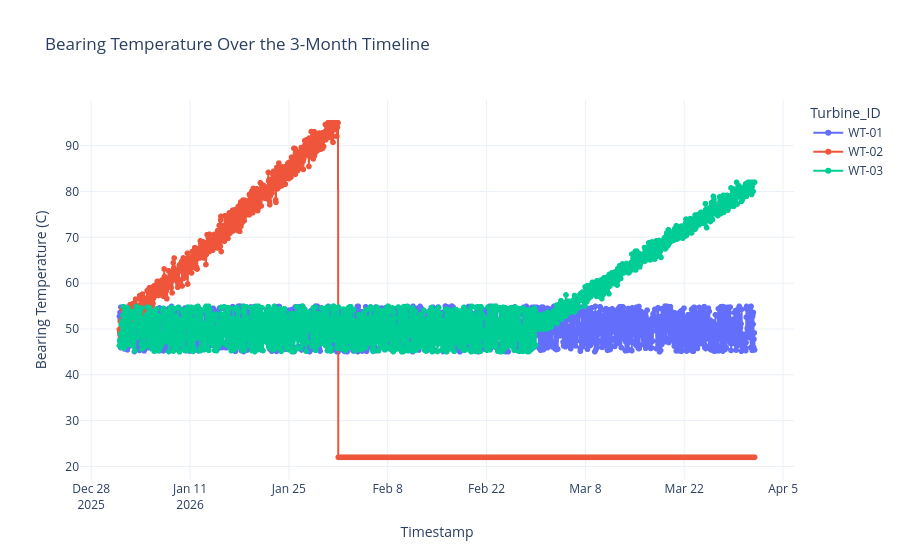

Notebook code cell kept with this figure:
### Code cell
temperature_df = df.sort_values(['Turbine_ID', 'Timestamp']).copy()

fig = px.line(
    temperature_df,
    x='Timestamp',
    y='Bearing_Temperature_C',
    color='Turbine_ID',
    markers=True,
    title='Bearing Temperature Over the 3-Month Timeline',
    hover_data={'Vibration_mm_s': True, 'RPM': True, 'Grid_Priority': True},
)
fig.update_layout(template='plotly_white', xaxis_title='Timestamp', yaxis_title='Bearing Temperature (C)')
fig

### Figure 1 — Plotly figure (JSON) as saved in the notebook; plotly's stock layout.template omitted (floating-point values rounded to 4 significant figures; data arrays with more than 128 entries replaced by an {"elided": "..."} marker saying what was removed)
{"data": [{"customdata": {"elided": "2160x3 mixed values"}, "hovertemplate": "Turbine_ID=WT-01<br>Timestamp=%{x}<br>Bearing_Temperature_C=%{y}<br>Vibration_mm_s=%{customdata[0]}<br>RPM=%{customdata[1]}<br>Grid_Priority=%{customdata[2]}<extra></extra>", "legendgroup": "WT-01", "line": {"color": "#636efa", "dash": "solid"}, "marker": {"symbol": "circle"}, "mode": "lines+markers", "name": "WT-01", "showlegend": true, "type": "scattergl", "x": {"elided": "2160 str values"}, "xaxis": "x", "y": {"elided": "2160 float values"}, "yaxis": "y"}, {"customdata": {"elided": "2160x3 mixed values"}, "hovertemplate": "Turbine_ID=WT-02<br>Timestamp=%{x}<br>Bearing_Temperature_C=%{y}<br>Vibration_mm_s=%{customdata[0]}<br>RPM=%{customdata[1]}<br>Grid_Priority=%{customdata[2]}<extra></extra>", "legendgroup": "WT-02", "line": {"color": "#EF553B", "dash": "solid"}, "marker": {"symbol": "circle"}, "mode": "lines+markers", "name": "WT-02", "showlegend": true, "type": "scattergl", "x": {"elided": "2160 str values"}, "xaxis": "x", "y": {"elided": "2160 float values"}, "yaxis": "y"}, {"customdata": {"elided": "2160x3 mixed values"}, "hovertemplate": "Turbine_ID=WT-03<br>Timestamp=%{x}<br>Bearing_Temperature_C=%{y}<br>Vibration_mm_s=%{customdata[0]}<br>RPM=%{customdata[1]}<br>Grid_Priority=%{customdata[2]}<extra></extra>", "legendgroup": "WT-03", "line": {"color": "#00cc96", "dash": "solid"}, "marker": {"symbol": "circle"}, "mode": "lines+markers", "name": "WT-03", "showlegend": true, "type": "scattergl", "x": {"elided": "2160 str values"}, "xaxis": "x", "y": {"elided": "2160 float values"}, "yaxis": "y"}], "layout": {"legend": {"title": {"text": "Turbine_ID"}, "tracegroupgap": 0}, "title": {"text": "Bearing Temperature Over the 3-Month Timeline"}, "xaxis": {"anchor": "y", "domain": [0, 1], "title": {"text": "Timestamp"}}, "yaxis": {"anchor": "x", "domain": [0, 1], "title": {"text": "Bearing Temperature (C)"}}}}
